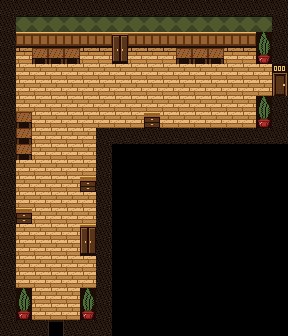

A level layout from a 2D game, rendered from its tile map. Below: a short description, then the map file with its tile-grid data intact:
An orthogonal 18x21 tile map with 16x16 px tiles, 1 tile layer (tiles) and 10 objects (3x keyspot, 3x drawer, 2x closet, entry, exit).

<map version="1.10" tiledversion="1.12.2" orientation="orthogonal" renderorder="right-down" width="18" height="21" tilewidth="16" tileheight="16" infinite="0" nextlayerid="3" nextobjectid="17">
 <properties>
  <property name="allow_lock" type="bool" value="true" />
  <property name="kind" value="normal" />
 </properties>
 <tileset firstgid="1" source="../tilesets/hotel.tsx" />
 <layer id="1" name="tiles" width="18" height="21">
  <data encoding="csv">
7,7,7,7,7,7,7,7,7,7,7,7,7,7,7,7,7,7,
7,8,8,8,8,8,8,8,8,8,8,8,8,8,8,8,8,7,
7,9,9,9,9,9,9,12,9,9,9,9,9,9,9,9,43,7,
7,3,15,15,15,3,3,13,3,3,3,15,15,15,3,3,44,7,
7,2,2,2,2,2,2,2,2,2,2,2,2,2,2,2,2,10,
7,2,2,2,2,2,2,2,2,2,2,2,2,2,2,2,2,11,
7,2,2,2,2,2,2,2,2,2,2,2,2,2,2,2,43,7,
7,15,2,2,2,2,2,2,2,14,2,2,2,2,2,2,44,7,
7,15,2,2,2,2,7,7,7,7,7,7,7,7,7,7,7,7,
7,15,2,2,2,2,7,0,0,0,0,0,0,0,0,0,0,0,
7,2,2,2,2,2,7,0,0,0,0,0,0,0,0,0,0,0,
7,2,2,2,2,14,7,0,0,0,0,0,0,0,0,0,0,0,
7,2,2,2,2,2,7,0,0,0,0,0,0,0,0,0,0,0,
7,14,2,2,2,2,7,0,0,0,0,0,0,0,0,0,0,0,
7,2,2,2,2,12,7,0,0,0,0,0,0,0,0,0,0,0,
7,2,2,2,2,13,7,0,0,0,0,0,0,0,0,0,0,0,
7,2,2,2,2,2,7,0,0,0,0,0,0,0,0,0,0,0,
7,2,2,2,2,2,7,0,0,0,0,0,0,0,0,0,0,0,
7,43,2,2,2,43,7,0,0,0,0,0,0,0,0,0,0,0,
7,44,2,2,2,44,7,0,0,0,0,0,0,0,0,0,0,0,
7,7,7,25,7,7,7,0,0,0,0,0,0,0,0,0,0,0
</data>
 </layer>
 <objectgroup id="2" name="objects">
  <object id="1" name="entry" x="48" y="320" width="16" height="16">
   <properties>
    <property name="wall" value="bottom" />
   </properties>
  </object>
  <object id="2" name="exit" x="272" y="64" width="16" height="32">
   <properties>
    <property name="wall" value="right" />
   </properties>
  </object>
  <object id="6" name="keyspot" x="16" y="128">
   <point />
  </object>
  <object id="8" name="closet" x="80" y="224" width="16" height="32" />
  <object id="10" name="drawer" x="80" y="176" width="16" height="16" />
  <object id="11" name="drawer" x="16" y="208" width="16" height="16" />
  <object id="12" name="keyspot" x="48" y="48">
   <point />
  </object>
  <object id="14" name="closet" x="112" y="32" width="16" height="32" />
  <object id="15" name="keyspot" x="192" y="48">
   <point />
  </object>
  <object id="16" name="drawer" x="144" y="112" width="16" height="16" />
 </objectgroup>
</map>
